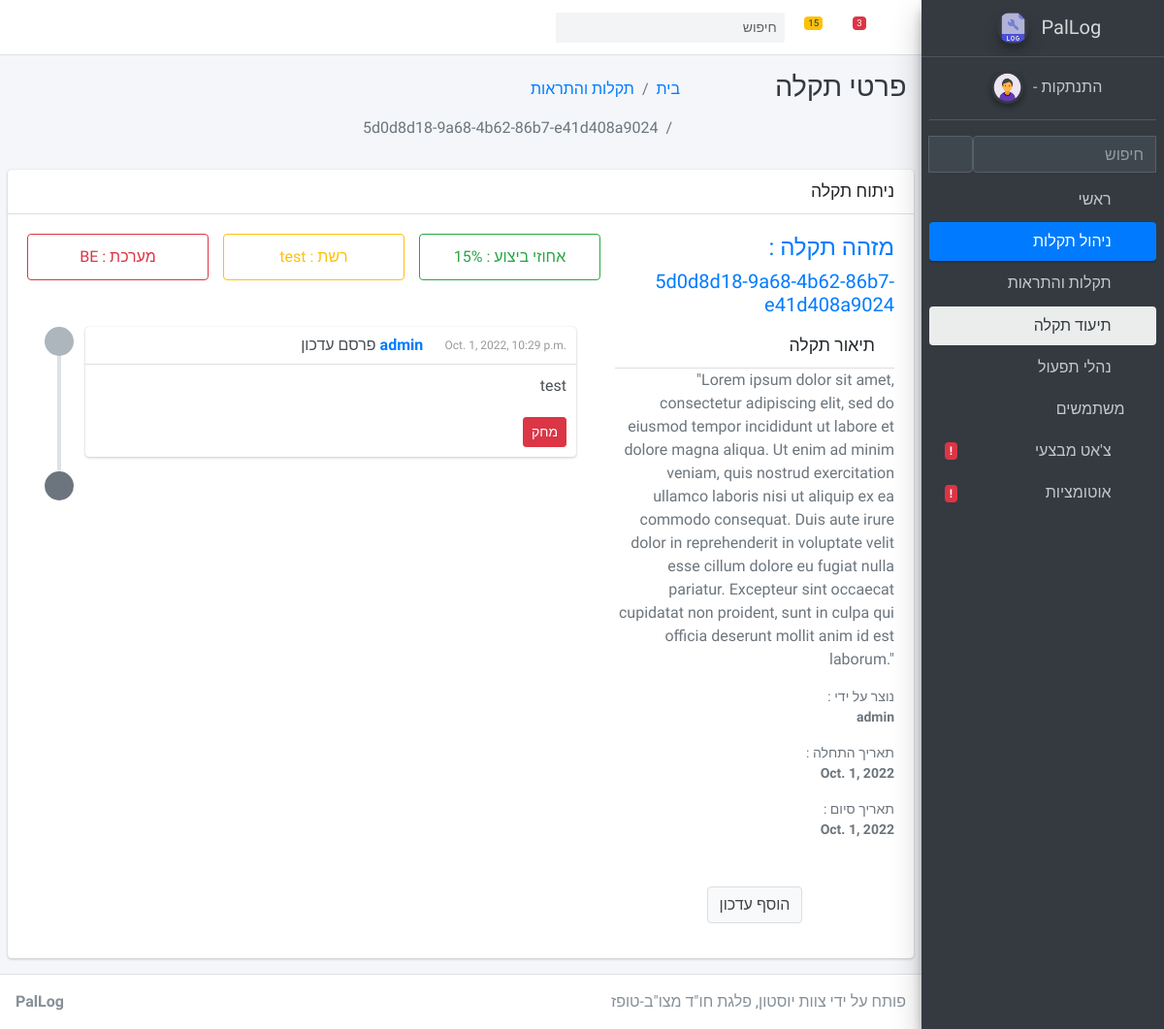
Page /management-view/1 on the committed database.
### apps/home/models.py (models this page shows, shortened)
class Record(models.Model):
    AIRPORT = 'AIRPORT'
    BE = 'BE'
    CHOICES_SYSTEM = (
        (AIRPORT, 'AIRPORT'),
        (BE, 'BE')
    )
    FINISHED = 'FINISHED'
    IN_PROGRESS = 'IN PROGRESS'
    ABORTED = 'ABORTED'
    CHOICES_STATUS = (
        (FINISHED, 'FINISHED'),
        (IN_PROGRESS, 'IN PROGRESS'),
        (ABORTED, 'ABORTED')
    )
    id = models.AutoField(primary_key=True)
    record_id =  models.UUIDField(default=uuid.uuid4, editable=False)
    created_by = models.ForeignKey(User, related_name='records', on_delete=models.CASCADE)
    system_type = models.CharField(max_length=20, choices=CHOICES_SYSTEM, default=AIRPORT)
    status = models.CharField(max_length=20, choices=CHOICES_STATUS, default=IN_PROGRESS)
    network = models.CharField(max_length = 12)
    date_start = models.DateField()
    date_finish = models.DateField()
    progression = PositiveIntegerField(default=0, validators=[MinValueValidator(0), MaxValueValidator(100)])
    short_description = models.TextField(blank=True, null=True)
    long_description = models.TextField(blank=True, null=True)
    short_solution = models.TextField(blank=True, null=True)
    long_solution = models.TextField(blank=True, null=True)
    def __str__(self):
        return str(self.record_id)

class Update(models.Model):
    id = models.AutoField(primary_key=True)
    record = models.ForeignKey(Record, related_name='updates', on_delete=models.CASCADE)
    published_by = models.ForeignKey(User, on_delete=models.CASCADE)
    published = models.DateTimeField()
    desc = models.TextField(blank=True, null=True)

### apps/home/views.py (the view, shortened to what this page needs)
# urls.py: path('management-view/<int:pk>', views.alert_view, name='management-view'),
def alert_view(request, pk):
    context = {'management', 'document'}
    record = Record.objects.get(id=pk)
    updates = Update.objects.filter(record=record)
    updateForm=forms.UpdateForm()
    dict={
        'segment' : context,
        'record' : record,
        'updates' : updates,
        'updateForm': updateForm
    }
    return render(request,'home/alerts-detail.html', dict)

### apps/home/forms.py
class UpdateForm(forms.ModelForm):
    record = forms.ModelChoiceField(queryset=Record.objects.all(),empty_label="תקלה", to_field_name="id")
    class Meta:
       model = Update
       fields = ['desc']
       widgets = {
            'desc': forms.Textarea(attrs={'rows': 2, 'cols': 50}),
       }

### apps/context_processors.py (called while the page is built)
def cfg_assets_root(request):
    return { 'ASSETS_ROOT' : settings.ASSETS_ROOT }

### apps/templates/home/alerts-detail.html (shortened to what this page needs)
{% extends "layouts/base.html" %}
{% load widget_tweaks %}
{% block body_class %} sidebar-mini layout-fixed layout-navbar-fixed layout-footer-fixed {% endblock body_class %}
{% block stylesheets %}
  <link rel="stylesheet" href="{{ ASSETS_ROOT }}/plugins/fontawesome-free/css/all.min.css">
  <link rel="stylesheet" href="{{ ASSETS_ROOT }}/css/adminlte.min.css">
{% endblock stylesheets %}
{% block content %}
  <div class="content-wrapper">
    <div class="content-header" style="direction:rtl">
      <div class="container-fluid">
        <div class="row mb-2">
          <div class="col-sm-3">
            <h1 class="m-0 text-dark">פרטי תקלה</h1>
          </div>
          <div class="col-sm-6">
            <ol class="breadcrumb float-sm-left">
              <li class="breadcrumb-item"><a href="/">בית</a></li>
              <li class="breadcrumb-item"><a href="/management-alerts">תקלות והתראות</a></li>
              <li class="breadcrumb-item active">{{record}}</li>
            </ol>
          </div>
        </div>
      </div>
    </div>
    <section class="content">
      <div class="card">
        <div class="card-header">
          <h3 class="card-title">ניתוח תקלה</h3>
        </div>
        <div class="card-body">
          <div class="row">
            <div class="col-12 col-md-12 col-lg-8 order-2 order-md-1">
              <div class="row" style="margin-bottom:3rem;">
                <div class="col-12 col-sm-4">
                  <button type="button" style="height:3rem" class="btn btn-block btn-outline-danger">{{record.system_type}} : מערכת</button>
                </div>
                <div class="col-12 col-sm-4">
                  <button type="button" style="height:3rem" class="btn btn-block btn-outline-warning">{{record.network}} : רשת</button>
                </div>
                <div class="col-12 col-sm-4">
                  <button type="button" style="height:3rem" class="btn btn-block btn-outline-success">{{record.progression}}% : אחוזי ביצוע</button>
                </div>
              </div>
              <div class="row">
                <div class="col-md-12">
                  <div class="timeline">
                    {% for u in updates %}
                      <div>
                        <i class="fas fa-envelope bg-grey"></i>
                        <div class="timeline-item">
                          <span class="time"><i class="fas fa-clock"></i> {{u.published}}</span>
                          <h3 class="timeline-header">פרסם עדכון <a href="/">{{u.published_by}}</a></h3>
                          <div class="timeline-body">{{u.desc}}</div>
                          <div class="timeline-footer">
                            <a class="btn btn-danger btn-sm" href="{% url 'update-del' u.id record.id %}">מחק</a>
                          </div>
                        </div>
                      </div>
                    {% endfor %}
                    <div>
                      <i class="fas fa-hourglass-end bg-gray"></i>
                    </div>
                  </div>
                </div>
              </div>
            </div>
            <div class="col-12 col-md-12 col-lg-4 order-1 order-md-2">
              <h4 class="text-primary"> : מזהה תקלה</h4>
              <h5 class="text-primary"> {{record.record_id}}</h5>
              <div class="card-header">
                <h3 class="card-title">תיאור תקלה</h3>
              </div>
              <p class="text-muted">{{record.long_description}}</p>
              <div class="text-muted">
                <p class="text-sm">: נוצר על ידי
                  <b class="d-block">{{record.created_by}}</b>
                </p>
                <p class="text-sm">: תאריך התחלה
                  <b class="d-block">{{record.date_start}}</b>
                </p>
                <p class="text-sm">: תאריך סיום
                  <b class="d-block">{{record.date_finish}}</b>
                </p>
              </div>
              <div class="text-center mt-5 mb-3">
                <button type="button" class="btn btn-default" data-toggle="modal" data-target="#modal-default">
                  הוסף עדכון
                </button>
              </div>
            </div>
          </div>
        </div>
      </div>
    </section>
  </div>
{% endblock content %}

### rows in the picture
Record: record "5d0d8d18-9a68-4b62-86b7-e41d408a9024", system_type "BE", network "test", progression "15", record_id "5d0d8d18-9a68-4b62-86b7-e41d408a9024", long_description "\"Lorem ipsum dolor sit amet, consectetur adipiscing elit, sed do eiusmod tempor incididunt ut labore et dolore magna aliqua. Ut enim ad minim veniam, quis nostrud exercitation ullamco laboris nisi ut aliquip ex ea commodo consequat. Duis aute irure dolor in reprehenderit in voluptate velit esse cillum dolore eu fugiat nulla pariatur. Excepteur sint occaecat cupidatat non proident, sunt in culpa qui officia deserunt mollit anim id est laborum.\"", created_by "admin", date_start "Oct. 1, 2022", date_finish "Oct. 1, 2022"
Update: published "Oct. 1, 2022, 10:29 p.m.", published_by "admin", desc "test"
